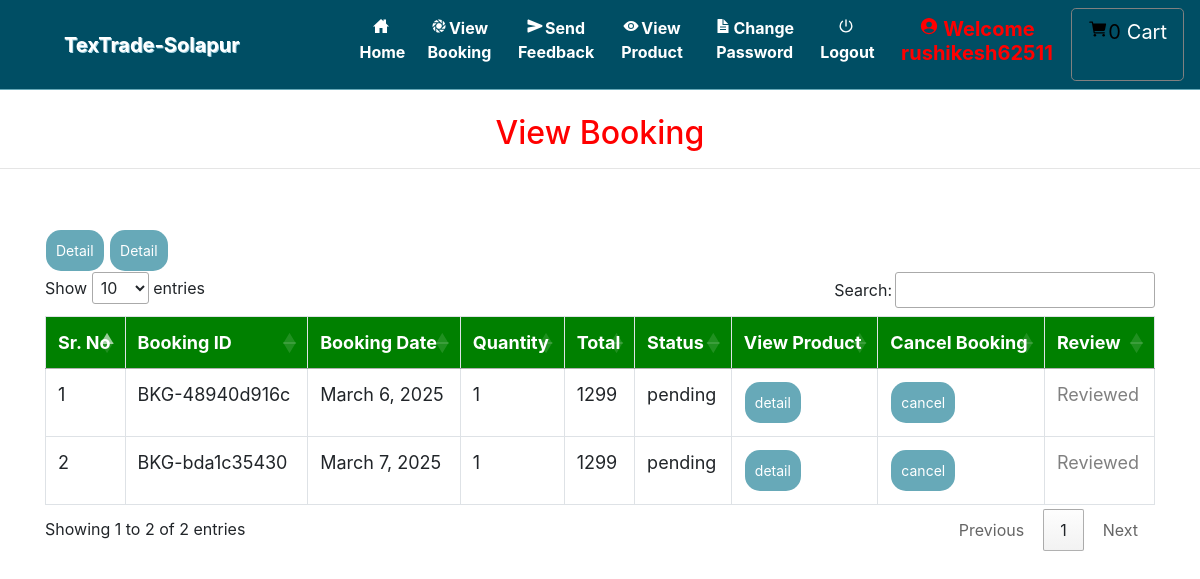
/view_booking (signed in), run on the app's committed database.
### grocery/models.py (models this page shows, shortened)
class Booking(models.Model):
    status = models.ForeignKey(Status, on_delete=models.CASCADE, null=True)
    profile = models.ForeignKey(Profile, on_delete=models.CASCADE, null=True)
    booking_id = models.CharField(max_length=200, unique=True, blank=True)
    quantity = models.IntegerField(null=True)
    book_date = models.CharField(max_length=30, null=True)
    total = models.IntegerField(null=True)
    payment = models.ForeignKey(Payment, on_delete=models.SET_NULL, null=True, blank=True)
    products = models.ManyToManyField(Product)  # ✅ Store ordered products

class Status(models.Model):
    name = models.CharField(max_length=20, null=True)

### grocery/views.py (the view)
# urls.py: path('view_booking', View_Booking, name='view_booking'),
def View_Booking(request):
    if not request.user.is_authenticated:
        return redirect('login')
    user = User.objects.get(id=request.user.id)
    profile = Profile.objects.get(user=user)
    cart = Cart.objects.filter(profile=profile)
    book = Booking.objects.filter(profile=profile)
    num1=0
    for i in cart:
        num1 += 1
    d = {'book': book,'num1':num1}
    return render(request, 'view_booking.html', d)

### grocery/templates/view_booking.html (shortened to what this page needs)
{% extends 'navigation.html' %}
{% block body %}
<center><h2 style="color:red;margin-top:2%">View Booking</h2></center><hr>
 <div class="container">
<table class="table table-bordered" id="myTable">
  <thead>
  <tr>
    <th>Sr. No</th>
    <th>Booking ID</th>
    <th>Booking Date</th>
    <th>Quantity</th>
    <th>Total</th>
    <th>Status</th>
    <th>View Product</th>
    <th>Cancel Booking</th>
    <th>Review</th>
  </tr>
  </thead>
   <tbody>
{% for i in book %}
  <tr>
      <td>{{ forloop.counter }}</td>
      <td>{{ i.booking_id }}</td>
      <td>{{ i.book_date }}</td>
      <td>{{ i.quantity }}</td>
      <td>{{ i.total }}</td>
      <td>{{ i.status.name }}</td>
      <a href="{% url 'booking_detail' i.booking_id i.id %}">
        <button class="button button1">Detail</button>
    </a>
      <td><a href="{% url 'booking_detail' i.booking_id i.id %}"><button class="button button1">detail</button></a></td>
      <td><a href="{% url 'delete_booking' i.booking_id i.id %}" onclick="return confirm('Are you sure?')">
          <button class="button button1" id="#delete">cancel</button></a></td>
      <td>
          {% if i.status.name == "Completed" and not i.reviews.exists %}
              <a href="{% url 'add_review' i.id %}">
                  <button class="button button1">Review</button>
              </a>
          {% else %}
              <span style="color: gray;">Reviewed</span>
          {% endif %}
      </td>
  </tr>
   {% endfor %}
    </tbody>
</table>
 </div>
{% endblock %}

### grocery/templates/navigation.html (style rules this page uses)
* { box-sizing: border-box; }
#myTable { border-collapse: collapse; width: 100%; border: 1px solid #ddd; font-size: 18px; }
#myTable th { text-align: left; padding: 12px; background-color: green; color: white; }
#myTable td { text-align: left; padding: 12px; background-color: white; }
#myTable tr { border-bottom: 1px solid #ddd; }
.button { background-color: #67A9B8; border: none; color: white; padding: 10px; text-align: center; text-decoration: none; display: inline-block; font-size: 14px; margin: 1px 1px; cursor: pointer; }
.button1 { border-radius: 15px; }

### data on the page
Booking: booking_id "BKG-48940d916c", book_date "March 6, 2025", quantity "1", total "1299", status.name "pending", shows "Reviewed"
Booking: booking_id "BKG-bda1c35430", book_date "March 7, 2025", quantity "1", total "1299", status.name "pending", shows "Reviewed"

### other printed values
{{ num1 }} "0"
